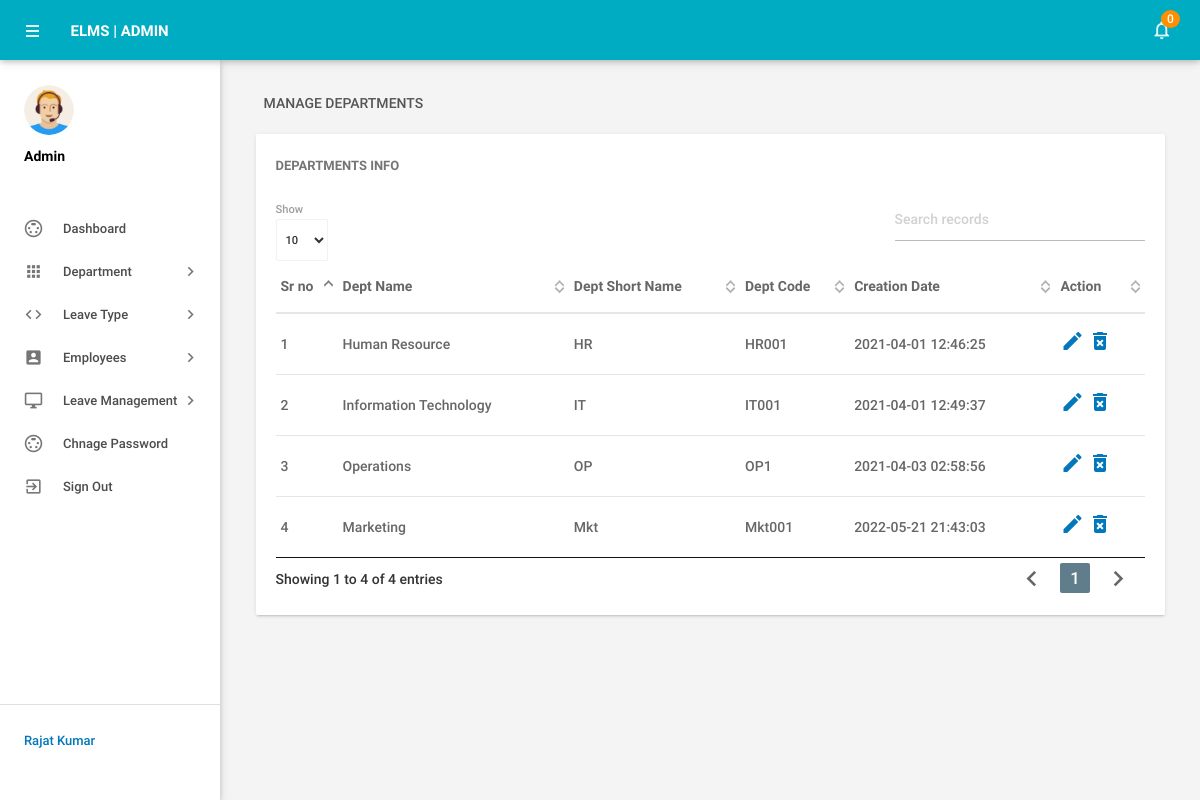
Screenshot of /admin/managedepartments.php (signed in) with the database file from the repository.
### tables this page shows
CREATE TABLE `tbldepartments` (
  `id` int(11) NOT NULL auto_increment,
  `DepartmentName` varchar(150) default NULL,
  `DepartmentShortName` varchar(100) default NULL,
  `DepartmentCode` varchar(50) default NULL,
  `CreationDate` timestamp NULL default CURRENT_TIMESTAMP,
  PRIMARY KEY  (`id`)
);

### admin/managedepartments.php (the view, shortened to what this page needs)
<?php
include('includes/config.php');
if(strlen($_SESSION['alogin'])==0)
    {
header('location:index.php');
}
else{
    ?>
<!DOCTYPE html>
<html lang="en">
    <head>
        <link type="text/css" rel="stylesheet" href="../assets/plugins/materialize/css/materialize.min.css"/>
        <link href="../assets/plugins/material-preloader/css/materialPreloader.min.css" rel="stylesheet">
        <link href="../assets/plugins/datatables/css/jquery.dataTables.min.css" rel="stylesheet">
        <link href="../assets/css/alpha.min.css" rel="stylesheet" type="text/css"/>
        <link href="../assets/css/custom.css" rel="stylesheet" type="text/css"/>
    </head>
    <body>
       <?php include('includes/header.php');?>
       <?php include('includes/sidebar.php');?>
            <main class="mn-inner">
                <div class="row">
                    <div class="col s12">
                        <div class="page-title">Manage Departments</div>
                    </div>
                    <div class="col s12 m12 l12">
                        <div class="card">
                            <div class="card-content">
                                <span class="card-title">Departments Info</span>
                                <table id="example" class="display responsive-table ">
                                    <thead>
                                        <tr>
                                            <th>Sr no</th>
                                            <th>Dept Name</th>
                                            <th>Dept Short Name</th>
                                            <th>Dept Code</th>
                                            <th>Creation Date</th>
                                            <th>Action</th>
                                        </tr>
                                    </thead>
                                    <tbody>
<?php $sql = "SELECT * from tbldepartments";
$query = $dbh -> prepare($sql);
$query->execute();
$results=$query->fetchAll(PDO::FETCH_OBJ);
$cnt=1;
if($query->rowCount() > 0)
{
foreach($results as $result)
{               ?>
                                        <tr>
                                            <td> <?php echo htmlentities($cnt);?></td>
                                            <td><?php echo htmlentities($result->DepartmentName);?></td>
                                            <td><?php echo htmlentities($result->DepartmentShortName);?></td>
                                            <td><?php echo htmlentities($result->DepartmentCode);?></td>
                                            <td><?php echo htmlentities($result->CreationDate);?></td>
                                            <td><a href="editdepartment.php?deptid=<?php echo htmlentities($result->id);?>"><i class="material-icons">mode_edit</i></a><a href="managedepartments.php?del=<?php echo htmlentities($result->id);?>" onclick="return confirm('Do you want to delete');"> <i class="material-icons">delete_forever</i></a></td>
                                        </tr>
                                         <?php $cnt++;} }?>
                                    </tbody>
                                </table>
                            </div>
                        </div>
                    </div>
                </div>
            </main>
        </div>
        <div class="left-sidebar-hover"></div>
    </body>
</html>
<?php } ?>

### admin/includes/header.php (shortened to what this page needs)
        <div class="mn-content fixed-sidebar">
            <header class="mn-header navbar-fixed">
                <nav class="cyan darken-1">
                    <div class="nav-wrapper row">
                        <section class="material-design-hamburger navigation-toggle">
                            <a href="#" data-activates="slide-out" class="button-collapse show-on-large material-design-hamburger__icon">
                                <span class="material-design-hamburger__layer"></span>
                            </a>
                        </section>
                        <div class="header-title col s3">
                            <span class="chapter-title">ELMS | Admin</span>
                        </div>
                        <ul class="right col s9 m3 nav-right-menu">
                            <li class="hide-on-small-and-down"><a href="javascript:void(0)" data-activates="dropdown1" class="dropdown-button dropdown-right show-on-large"><i class="material-icons">notifications_none</i>
<?php
$isread=0;
$sql = "SELECT id from tblleaves where IsRead=:isread";
$query = $dbh -> prepare($sql);
$query->bindParam(':isread',$isread,PDO::PARAM_STR);
$query->execute();
$unreadcount=$query->rowCount();?>
                                <span class="badge"><?php echo htmlentities($unreadcount);?></span></a></li>
                        </ul>
                    </div>
                </nav>
            </header>

### admin/includes/sidebar.php (shortened to what this page needs)
   <aside id="slide-out" class="side-nav white fixed">
              <div class="side-nav-wrapper">
                  <div class="sidebar-profile">
                      <div class="sidebar-profile-image">
                          <img src="../assets/images/profile-image.png" class="circle" alt="">
                      </div>
                      <div class="sidebar-profile-info">
                              <p>Admin</p>
                      </div>
                  </div>
              <ul class="sidebar-menu collapsible collapsible-accordion" data-collapsible="accordion">
                  <li class="no-padding"><a class="waves-effect waves-grey" href="dashboard.php"><i class="material-icons">settings_input_svideo</i>Dashboard</a></li>
                  <li class="no-padding">
                      <a class="collapsible-header waves-effect waves-grey"><i class="material-icons">apps</i>Department<i class="nav-drop-icon material-icons">keyboard_arrow_right</i></a>
                  </li>
                  <li class="no-padding">
                      <a class="collapsible-header waves-effect waves-grey"><i class="material-icons">code</i>Leave Type<i class="nav-drop-icon material-icons">keyboard_arrow_right</i></a>
                  </li>
                  <li class="no-padding">
                      <a class="collapsible-header waves-effect waves-grey"><i class="material-icons">account_box</i>Employees<i class="nav-drop-icon material-icons">keyboard_arrow_right</i></a>
                  </li>
 <li class="no-padding">
                      <a class="collapsible-header waves-effect waves-grey"><i class="material-icons">desktop_windows</i>Leave Management<i class="nav-drop-icon material-icons">keyboard_arrow_right</i></a>
                  </li>
<li class="no-padding"><a class="waves-effect waves-grey" href="changepassword.php"><i class="material-icons">settings_input_svideo</i>Chnage Password</a></li>
                      <li class="no-padding">
                              <a class="waves-effect waves-grey" href="logout.php"><i class="material-icons">exit_to_app</i>Sign Out</a>
                          </li>
              </ul>
                 <div class="footer">
                  <p class="copyright"><a href="#/">Rajat Kumar </a></p>
              </div>
              </div>
          </aside>

### rows the page displays
tbldepartments: DepartmentName "Human Resource", DepartmentShortName "HR", DepartmentCode "HR001", CreationDate "2021-04-01 12:46:25"
tbldepartments: DepartmentName "Information Technology", DepartmentShortName "IT", DepartmentCode "IT001", CreationDate "2021-04-01 12:49:37"
tbldepartments: DepartmentName "Operations", DepartmentShortName "OP", DepartmentCode "OP1", CreationDate "2021-04-03 02:58:56"
tbldepartments: DepartmentName "Marketing", DepartmentShortName "Mkt", DepartmentCode "Mkt001", CreationDate "2022-05-21 21:43:03"

### other values shown
$unreadcount "0"
